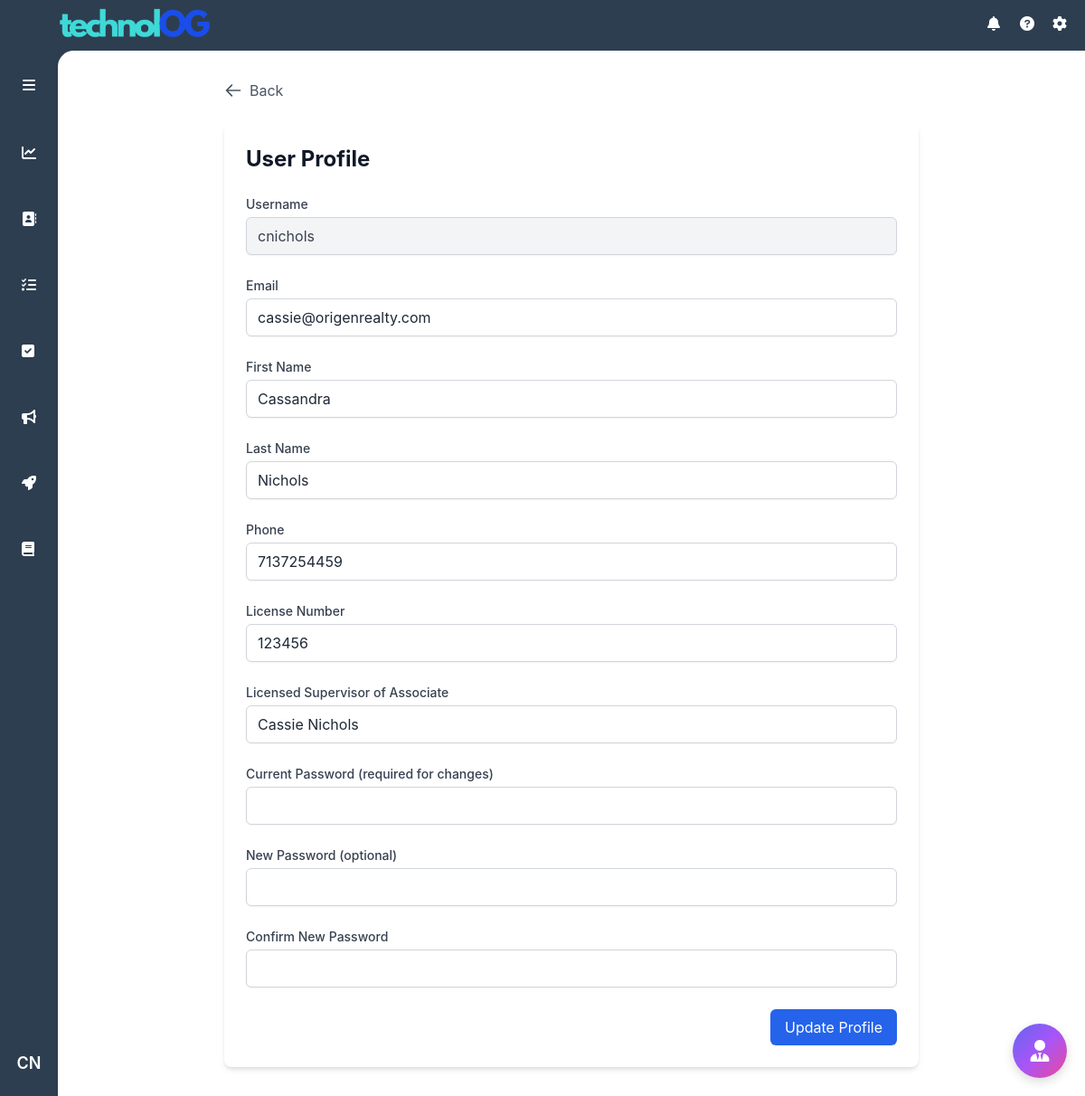
The page /profile (signed in) on the database its author committed.
### models.py (models this page shows, shortened)
class User(UserMixin, db.Model):
    id = db.Column(db.Integer, primary_key=True)
    username = db.Column(db.String(80), unique=True, nullable=False)
    email = db.Column(db.String(120), unique=True, nullable=False)
    password_hash = db.Column(db.String(128))
    first_name = db.Column(db.String(80), nullable=False)
    last_name = db.Column(db.String(80), nullable=False)
    role = db.Column(db.String(20), nullable=False, default='agent')
    created_at = db.Column(db.DateTime, nullable=False, default=datetime.utcnow)
    last_login = db.Column(db.DateTime)
    phone = db.Column(db.String(20))
    license_number = db.Column(db.String(16))
    licensed_supervisor = db.Column(db.String(120))

### routes/auth.py (the view)
@auth_bp.route('/profile')
@login_required
def view_user_profile():
    return render_template('user_profile.html', user=current_user)

### app.py (called while the page is built)
def create_app():
    app = Flask(__name__)
    app.config.from_object('config.Config')
    db.init_app(app)
    migrate = Migrate(app, db)
    login_manager = LoginManager()
    login_manager.init_app(app)
    login_manager.login_view = 'auth.login'
    app.jinja_env.filters['abs'] = abs
    mail = Mail()
    mail.init_app(app)
    @login_manager.user_loader
    def load_user(user_id):
        return User.query.get(int(user_id))
    app.register_blueprint(main_bp)
    app.register_blueprint(auth_bp)
    app.register_blueprint(tasks_bp)
    app.register_blueprint(contacts_bp)
    app.register_blueprint(daily_todo)
    app.register_blueprint(ai_chat)
    app.register_blueprint(user_todo_bp)
    app.register_blueprint(admin_bp)
    app.register_blueprint(marketing)
    app.register_blueprint(action_plan_bp)
    return app

### routes/auth.py (called while the page is built)
@auth_bp.before_request
def update_last_login():
    if current_user.is_authenticated:
        current_user.last_login = datetime.utcnow()
        try:
            db.session.commit()
        except:
            db.session.rollback()

### templates/user_profile.html (shortened to what this page needs)
{% extends "base.html" %}
{% block content %}
<div class="container mx-auto px-4 py-8">
    <div class="max-w-3xl mx-auto">
        <button onclick="history.back()" class="flex items-center text-gray-600 hover:text-gray-800">
            <svg class="w-5 h-5 mr-2" fill="none" stroke="currentColor" viewBox="0 0 24 24">
                <path stroke-linecap="round" stroke-linejoin="round" stroke-width="2" d="M10 19l-7-7m0 0l7-7m-7 7h18"/>
            </svg>
            Back
        </button>
        <div class="bg-white rounded-lg shadow-md mt-6 p-6">
            <h1 class="text-2xl font-bold text-gray-900 mb-6">{% if is_admin_edit %}Edit User{% else %}User Profile{% endif %}</h1>
            <form method="POST" action="{% if is_admin_edit %}{{ url_for('auth.edit_user', user_id=user.id) }}{% else %}{{ url_for('auth.update_profile') }}{% endif %}" class="space-y-6">
                <div>
                    <label for="username" class="block text-sm font-medium text-gray-700">Username</label>
                    <input type="text" name="username" id="username" value="{{ user.username }}" readonly
                           class="mt-1 block w-full px-3 py-2 bg-gray-100 border border-gray-300 rounded-md shadow-sm text-gray-700">
                </div>
                <div>
                    <label for="email" class="block text-sm font-medium text-gray-700">Email</label>
                    <input type="email" name="email" id="email" value="{{ user.email }}"
                           class="mt-1 block w-full px-3 py-2 border border-gray-300 rounded-md shadow-sm focus:ring-blue-500 focus:border-blue-500">
                </div>
                <div>
                    <label for="first_name" class="block text-sm font-medium text-gray-700">First Name</label>
                    <input type="text" name="first_name" id="first_name" value="{{ user.first_name }}"
                           class="mt-1 block w-full px-3 py-2 border border-gray-300 rounded-md shadow-sm focus:ring-blue-500 focus:border-blue-500">
                </div>
                <div>
                    <label for="last_name" class="block text-sm font-medium text-gray-700">Last Name</label>
                    <input type="text" name="last_name" id="last_name" value="{{ user.last_name }}"
                           class="mt-1 block w-full px-3 py-2 border border-gray-300 rounded-md shadow-sm focus:ring-blue-500 focus:border-blue-500">
                </div>
                <div>
                    <label for="phone" class="block text-sm font-medium text-gray-700">Phone</label>
                    <input type="tel" name="phone" id="phone" value="{{ user.phone }}"
                           class="mt-1 block w-full px-3 py-2 border border-gray-300 rounded-md shadow-sm focus:ring-blue-500 focus:border-blue-500">
                </div>
                <div>
                    <label for="license_number" class="block text-sm font-medium text-gray-700">License Number</label>
                    <input type="text" name="license_number" id="license_number" maxlength="16" value="{{ user.license_number }}"
                           class="mt-1 block w-full px-3 py-2 border border-gray-300 rounded-md shadow-sm focus:ring-blue-500 focus:border-blue-500">
                </div>
                <div>
                    <label for="licensed_supervisor" class="block text-sm font-medium text-gray-700">Licensed Supervisor of Associate</label>
                    <input type="text" name="licensed_supervisor" id="licensed_supervisor" value="{{ user.licensed_supervisor }}"
                           class="mt-1 block w-full px-3 py-2 border border-gray-300 rounded-md shadow-sm focus:ring-blue-500 focus:border-blue-500">
                </div>
                {% if not is_admin_edit %}
                <div>
                    <label for="current_password" class="block text-sm font-medium text-gray-700">Current Password (required for changes)</label>
                    <input type="password" name="current_password" id="current_password"
                           class="mt-1 block w-full px-3 py-2 border border-gray-300 rounded-md shadow-sm focus:ring-blue-500 focus:border-blue-500">
                </div>
                {% endif %}
                <div>
                    <label for="new_password" class="block text-sm font-medium text-gray-700">
                        {% if is_admin_edit %}Set New Password{% else %}New Password (optional){% endif %}
                    </label>
                    <input type="password" name="new_password" id="new_password"
                           class="mt-1 block w-full px-3 py-2 border border-gray-300 rounded-md shadow-sm focus:ring-blue-500 focus:border-blue-500">
                </div>
                {% if not is_admin_edit %}
                <div>
                    <label for="confirm_password" class="block text-sm font-medium text-gray-700">Confirm New Password</label>
                    <input type="password" name="confirm_password" id="confirm_password"
                           class="mt-1 block w-full px-3 py-2 border border-gray-300 rounded-md shadow-sm focus:ring-blue-500 focus:border-blue-500">
                </div>
                {% endif %}
                <div class="flex justify-end">
                    <button type="submit"
                            class="bg-blue-600 text-white px-4 py-2 rounded-md hover:bg-blue-700 focus:outline-none focus:ring-2 focus:ring-blue-500 focus:ring-offset-2">
                        {% if is_admin_edit %}Save Changes{% else %}Update Profile{% endif %}
                    </button>
                </div>
            </form>
        </div>
    </div>
</div>
{% endblock %}

### templates/base.html (shortened to what this page needs)
<!DOCTYPE html>
<html lang="en" data-theme="light">
<head>
    <script src="https://cdn.tailwindcss.com"></script>
    <link href="https://cdn.jsdelivr.net/npm/daisyui@4.7.2/dist/full.min.css" rel="stylesheet" type="text/css" />
    <link rel="stylesheet" href="https://cdnjs.cloudflare.com/ajax/libs/font-awesome/6.0.0/css/all.min.css">
    <link rel="stylesheet" href="{{ url_for('static', filename='css/ai_chat.css') }}">
</head>
<body class="h-screen flex flex-col bg-[#2d3e50]">
<header class="text-white h-14 items-center justify-between hidden md:flex">
    <div class="pl-4">
        <img src="{{ url_for('static', filename='images/logo_ogblueandblue.png') }}" alt="Origen Connect" class="block h-24 w-auto object-contain mt-2.5" />
    </div>
    <div class="flex items-center space-x-4 pr-4 relative">
        {% if current_user.is_authenticated %}
            <i class="fas fa-bell h-5 w-5"></i>
            <i class="fas fa-question-circle h-5 w-5"></i>
            <i class="fas fa-cog h-5 w-5"></i>
        {% else %}
            <a href="{{ url_for('auth.login') }}" class="text-white hover:text-gray-200">
                <i class="fas fa-sign-in-alt h-5 w-5"></i>
            </a>
        {% endif %}
    </div>
</header>
<div class="flex flex-1 overflow-hidden relative">
    <aside id="sidebar" class="w-16 transition-all duration-300 ease-in-out flex-col items-center py-4 z-10 hidden md:flex">
        <div class="w-full flex justify-center mb-8">
            <button id="sidebarToggle" class="p-2.5 rounded-lg hover:bg-[#3d4d63] text-white">
                <i class="fas fa-bars"></i>
            </button>
        </div>
        <div class="relative group mb-8 w-full px-3">
            <a href="{{ url_for('main.dashboard') }}" class="sidebar-link flex items-center p-2.5 rounded-lg hover:bg-[#3d4d63] {% if request.endpoint == 'main.dashboard' %}text-orange-500{% else %}text-white{% endif %}">
                <div class="w-full flex items-center">
                    <div class="flex justify-center w-[24px]">
                        <i class="fas fa-chart-line"></i>
                    </div>
                </div>
            </a>
        </div>
        <div class="relative group mb-8 w-full px-3">
            <a href="{{ url_for('main.index') }}" class="sidebar-link flex items-center p-2.5 rounded-lg hover:bg-[#3d4d63] {% if request.endpoint == 'main.index' %}text-orange-500{% else %}text-white{% endif %}">
                <div class="w-full flex items-center">
                    <div class="flex justify-center w-[24px]">
                        <i class="fas fa-address-book"></i>
                    </div>
                </div>
            </a>
        </div>
        <div class="relative group mb-8 w-full px-3">
            <a href="{{ url_for('tasks.tasks') }}" class="sidebar-link flex items-center p-2.5 rounded-lg hover:bg-[#3d4d63] {% if request.endpoint == 'tasks.tasks' %}text-orange-500{% else %}text-white{% endif %}">
                <div class="w-full flex items-center">
                    <div class="flex justify-center w-[24px]">
                        <i class="fas fa-tasks"></i>
                    </div>
                </div>
            </a>
        </div>
        <div class="relative group mb-8 w-full px-3">
            <a href="{{ url_for('user_todo.user_todo') }}" class="sidebar-link flex items-center p-2.5 rounded-lg hover:bg-[#3d4d63] {% if request.endpoint == 'user_todo.user_todo' %}text-orange-500{% else %}text-white{% endif %}">
                <div class="w-full flex items-center">
                    <div class="flex justify-center w-[24px]">
                        <i class="fas fa-check-square"></i>
                    </div>
                </div>
            </a>
        </div>
        <div class="relative group mb-8 w-full px-3">
            <a href="{{ url_for('main.marketing') }}" class="sidebar-link flex items-center p-2.5 rounded-lg hover:bg-[#3d4d63] {% if request.endpoint == 'main.marketing' %}text-orange-500{% else %}text-white{% endif %}">
                <div class="w-full flex items-center">
                    <div class="flex justify-center w-[24px]">
                        <i class="fas fa-bullhorn"></i>
                    </div>
                </div>
            </a>
        </div>
        <div class="relative group mb-8 w-full px-3">
            <a href="{{ url_for('action_plan.action_plan') }}" class="sidebar-link flex items-center p-2.5 rounded-lg hover:bg-[#3d4d63] {% if request.endpoint == 'action_plan.action_plan' %}text-orange-500{% else %}text-white{% endif %}">
                <div class="w-full flex items-center">
                    <div class="flex justify-center w-[24px]">
                        <i class="fas fa-rocket"></i>
                    </div>
                </div>
            </a>
        </div>
        <div class="relative group mb-8 w-full px-3" id="agentResourcesAccordion">
            <button
                id="agentResourcesBtn"
                type="button"
                class="sidebar-link flex items-center w-full p-2.5 rounded-lg hover:bg-[#3d4d63] text-white"
                aria-controls="agentResourcesPanel"
                aria-expanded="false"
            >
                <div class="w-full flex items-center relative pr-6">
                    <div class="flex justify-center w-[24px]">
                        <i class="fas fa-book"></i>
                    </div>
                </div>
            </button>
        </div>
        {% if current_user.is_authenticated %}
            <div class="relative group w-full flex justify-center">
                <button
                    id="userIcon"
                    class="w-10 h-10 rounded-full hover:bg-[#3d4d63] text-white flex items-center justify-center text-lg font-semibold transition-colors duration-200"
                >
                    {{ current_user.first_name[0] }}{{ current_user.last_name[0] }}
                </button>
            </div>
        {% endif %}
    </aside>
    <main class="flex-1 overflow-auto bg-white md:absolute inset-0 md:ml-16 md:rounded-tl-[1.1rem] pb-14 md:pb-0 transition-all duration-300" id="mainContent">
        <div class="content-wrapper">
            {% block content %}{% endblock %}
        </div>
    </main>
</div>
</body>
</html>

### templates/base.html (style rules this page uses)
body { font-family: -apple-system, "SF Pro Display", "Helvetica Neue", Helvetica, Arial, sans-serif; }
:root { --sidebar-width: 4rem; --sidebar-expanded-width: 11rem; }
#sidebar .sidebar-link { padding: 0.625rem 0.75rem; }

### rows shown on the page
User: first_name "C", last_name "N", username "cnichols", email "cassie@origenrealty.com", first_name "Cassandra", last_name "Nichols", phone "7137254459", license_number "123456", licensed_supervisor "Cassie Nichols"
